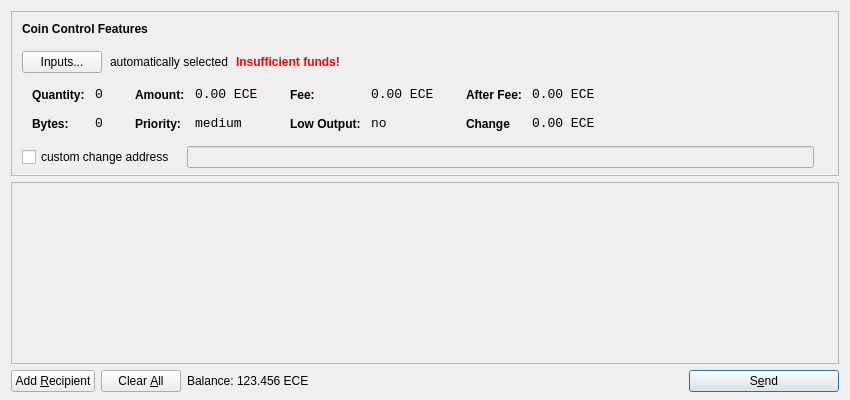
<?xml version="1.0" encoding="UTF-8"?>
<ui version="4.0">
 <class>SendCoinsDialog</class>
 <widget class="QDialog" name="SendCoinsDialog">
  <property name="geometry">
   <rect>
    <x>0</x>
    <y>0</y>
    <width>850</width>
    <height>400</height>
   </rect>
  </property>
  <property name="windowTitle">
   <string>Send Coins</string>
  </property>
  <layout class="QVBoxLayout" name="verticalLayout" stretch="0,1,0">
   <property name="bottomMargin">
    <number>8</number>
   </property>
   <item>
    <widget class="QFrame" name="frameCoinControl">
     <property name="sizePolicy">
      <sizepolicy hsizetype="Expanding" vsizetype="Expanding">
       <horstretch>0</horstretch>
       <verstretch>0</verstretch>
      </sizepolicy>
     </property>
     <property name="maximumSize">
      <size>
       <width>16777215</width>
       <height>16777215</height>
      </size>
     </property>
     <property name="frameShape">
      <enum>QFrame::StyledPanel</enum>
     </property>
     <property name="frameShadow">
      <enum>QFrame::Sunken</enum>
     </property>
     <layout class="QVBoxLayout" name="verticalLayoutCoinControl2">
      <property name="spacing">
       <number>-1</number>
      </property>
      <property name="leftMargin">
       <number>0</number>
      </property>
      <property name="topMargin">
       <number>0</number>
      </property>
      <property name="rightMargin">
       <number>0</number>
      </property>
      <property name="bottomMargin">
       <number>6</number>
      </property>
      <item>
       <layout class="QVBoxLayout" name="verticalLayoutCoinControl" stretch="0,0,0,0,1">
        <property name="spacing">
         <number>0</number>
        </property>
        <property name="leftMargin">
         <number>10</number>
        </property>
        <property name="topMargin">
         <number>10</number>
        </property>
        <item>
         <layout class="QHBoxLayout" name="horizontalLayoutCoinControl1">
          <property name="bottomMargin">
           <number>15</number>
          </property>
          <item>
           <widget class="QLabel" name="labelCoinControlFeatures">
            <property name="sizePolicy">
             <sizepolicy hsizetype="Preferred" vsizetype="Maximum">
              <horstretch>0</horstretch>
              <verstretch>0</verstretch>
             </sizepolicy>
            </property>
            <property name="font">
             <font>
              <weight>75</weight>
              <bold>true</bold>
             </font>
            </property>
            <property name="styleSheet">
             <string notr="true">font-weight:bold;</string>
            </property>
            <property name="text">
             <string>Coin Control Features</string>
            </property>
           </widget>
          </item>
         </layout>
        </item>
        <item>
         <layout class="QHBoxLayout" name="horizontalLayoutCoinControl2" stretch="0,0,0,0">
          <property name="spacing">
           <number>8</number>
          </property>
          <property name="bottomMargin">
           <number>10</number>
          </property>
          <item>
           <widget class="QPushButton" name="pushButtonCoinControl">
            <property name="styleSheet">
             <string notr="true"/>
            </property>
            <property name="text">
             <string>Inputs...</string>
            </property>
           </widget>
          </item>
          <item>
           <widget class="QLabel" name="labelCoinControlAutomaticallySelected">
            <property name="text">
             <string>automatically selected</string>
            </property>
            <property name="margin">
             <number>5</number>
            </property>
           </widget>
          </item>
          <item>
           <widget class="QLabel" name="labelCoinControlInsuffFunds">
            <property name="font">
             <font>
              <weight>75</weight>
              <bold>true</bold>
             </font>
            </property>
            <property name="styleSheet">
             <string notr="true">color:red;font-weight:bold;</string>
            </property>
            <property name="text">
             <string>Insufficient funds!</string>
            </property>
            <property name="margin">
             <number>5</number>
            </property>
           </widget>
          </item>
          <item>
           <spacer name="horizontalSpacerCoinControl">
            <property name="orientation">
             <enum>Qt::Horizontal</enum>
            </property>
            <property name="sizeHint" stdset="0">
             <size>
              <width>40</width>
              <height>1</height>
             </size>
            </property>
           </spacer>
          </item>
         </layout>
        </item>
        <item>
         <widget class="QWidget" name="widgetCoinControl" native="true">
          <property name="sizePolicy">
           <sizepolicy hsizetype="Preferred" vsizetype="Preferred">
            <horstretch>0</horstretch>
            <verstretch>0</verstretch>
           </sizepolicy>
          </property>
          <property name="minimumSize">
           <size>
            <width>0</width>
            <height>0</height>
           </size>
          </property>
          <property name="styleSheet">
           <string notr="true"/>
          </property>
          <layout class="QHBoxLayout" name="horizontalLayoutCoinControl5">
           <property name="margin">
            <number>0</number>
           </property>
           <item>
            <layout class="QHBoxLayout" name="horizontalLayoutCoinControl3" stretch="0,0,0,1">
             <property name="spacing">
              <number>20</number>
             </property>
             <property name="topMargin">
              <number>0</number>
             </property>
             <property name="bottomMargin">
              <number>10</number>
             </property>
             <item>
              <layout class="QFormLayout" name="formLayoutCoinControl1">
               <property name="horizontalSpacing">
                <number>10</number>
               </property>
               <property name="verticalSpacing">
                <number>14</number>
               </property>
               <property name="leftMargin">
                <number>10</number>
               </property>
               <property name="topMargin">
                <number>4</number>
               </property>
               <property name="rightMargin">
                <number>6</number>
               </property>
               <item row="0" column="0">
                <widget class="QLabel" name="labelCoinControlQuantityText">
                 <property name="styleSheet">
                  <string notr="true">font-weight:bold;</string>
                 </property>
                 <property name="text">
                  <string>Quantity:</string>
                 </property>
                 <property name="margin">
                  <number>0</number>
                 </property>
                </widget>
               </item>
               <item row="0" column="1">
                <widget class="QLabel" name="labelCoinControlQuantity">
                 <property name="font">
                  <font>
                   <family>Monospace</family>
                   <pointsize>10</pointsize>
                  </font>
                 </property>
                 <property name="cursor">
                  <cursorShape>IBeamCursor</cursorShape>
                 </property>
                 <property name="contextMenuPolicy">
                  <enum>Qt::ActionsContextMenu</enum>
                 </property>
                 <property name="text">
                  <string>0</string>
                 </property>
                 <property name="margin">
                  <number>0</number>
                 </property>
                 <property name="textInteractionFlags">
                  <set>Qt::LinksAccessibleByMouse|Qt::TextSelectableByKeyboard|Qt::TextSelectableByMouse</set>
                 </property>
                </widget>
               </item>
               <item row="1" column="0">
                <widget class="QLabel" name="labelCoinControlBytesText">
                 <property name="styleSheet">
                  <string notr="true">font-weight:bold;</string>
                 </property>
                 <property name="text">
                  <string>Bytes:</string>
                 </property>
                </widget>
               </item>
               <item row="1" column="1">
                <widget class="QLabel" name="labelCoinControlBytes">
                 <property name="font">
                  <font>
                   <family>Monospace</family>
                   <pointsize>10</pointsize>
                  </font>
                 </property>
                 <property name="cursor">
                  <cursorShape>IBeamCursor</cursorShape>
                 </property>
                 <property name="contextMenuPolicy">
                  <enum>Qt::ActionsContextMenu</enum>
                 </property>
                 <property name="text">
                  <string>0</string>
                 </property>
                 <property name="textInteractionFlags">
                  <set>Qt::LinksAccessibleByMouse|Qt::TextSelectableByKeyboard|Qt::TextSelectableByMouse</set>
                 </property>
                </widget>
               </item>
              </layout>
             </item>
             <item>
              <layout class="QFormLayout" name="formLayoutCoinControl2">
               <property name="horizontalSpacing">
                <number>10</number>
               </property>
               <property name="verticalSpacing">
                <number>14</number>
               </property>
               <property name="leftMargin">
                <number>6</number>
               </property>
               <property name="topMargin">
                <number>4</number>
               </property>
               <property name="rightMargin">
                <number>6</number>
               </property>
               <item row="0" column="0">
                <widget class="QLabel" name="labelCoinControlAmountText">
                 <property name="styleSheet">
                  <string notr="true">font-weight:bold;</string>
                 </property>
                 <property name="text">
                  <string>Amount:</string>
                 </property>
                 <property name="margin">
                  <number>0</number>
                 </property>
                </widget>
               </item>
               <item row="0" column="1">
                <widget class="QLabel" name="labelCoinControlAmount">
                 <property name="font">
                  <font>
                   <family>Monospace</family>
                   <pointsize>10</pointsize>
                  </font>
                 </property>
                 <property name="cursor">
                  <cursorShape>IBeamCursor</cursorShape>
                 </property>
                 <property name="contextMenuPolicy">
                  <enum>Qt::ActionsContextMenu</enum>
                 </property>
                 <property name="text">
                  <string>0.00 ECE</string>
                 </property>
                 <property name="textInteractionFlags">
                  <set>Qt::LinksAccessibleByMouse|Qt::TextSelectableByKeyboard|Qt::TextSelectableByMouse</set>
                 </property>
                </widget>
               </item>
               <item row="1" column="0">
                <widget class="QLabel" name="labelCoinControlPriorityText">
                 <property name="styleSheet">
                  <string notr="true">font-weight:bold;</string>
                 </property>
                 <property name="text">
                  <string>Priority:</string>
                 </property>
                </widget>
               </item>
               <item row="1" column="1">
                <widget class="QLabel" name="labelCoinControlPriority">
                 <property name="font">
                  <font>
                   <family>Monospace</family>
                   <pointsize>10</pointsize>
                  </font>
                 </property>
                 <property name="cursor">
                  <cursorShape>IBeamCursor</cursorShape>
                 </property>
                 <property name="contextMenuPolicy">
                  <enum>Qt::ActionsContextMenu</enum>
                 </property>
                 <property name="text">
                  <string>medium</string>
                 </property>
                 <property name="textInteractionFlags">
                  <set>Qt::LinksAccessibleByMouse|Qt::TextSelectableByKeyboard|Qt::TextSelectableByMouse</set>
                 </property>
                </widget>
               </item>
              </layout>
             </item>
             <item>
              <layout class="QFormLayout" name="formLayoutCoinControl3">
               <property name="horizontalSpacing">
                <number>10</number>
               </property>
               <property name="verticalSpacing">
                <number>14</number>
               </property>
               <property name="leftMargin">
                <number>6</number>
               </property>
               <property name="topMargin">
                <number>4</number>
               </property>
               <property name="rightMargin">
                <number>6</number>
               </property>
               <item row="0" column="0">
                <widget class="QLabel" name="labelCoinControlFeeText">
                 <property name="styleSheet">
                  <string notr="true">font-weight:bold;</string>
                 </property>
                 <property name="text">
                  <string>Fee:</string>
                 </property>
                 <property name="margin">
                  <number>0</number>
                 </property>
                </widget>
               </item>
               <item row="0" column="1">
                <widget class="QLabel" name="labelCoinControlFee">
                 <property name="font">
                  <font>
                   <family>Monospace</family>
                   <pointsize>10</pointsize>
                  </font>
                 </property>
                 <property name="cursor">
                  <cursorShape>IBeamCursor</cursorShape>
                 </property>
                 <property name="contextMenuPolicy">
                  <enum>Qt::ActionsContextMenu</enum>
                 </property>
                 <property name="text">
                  <string>0.00 ECE</string>
                 </property>
                 <property name="textInteractionFlags">
                  <set>Qt::LinksAccessibleByMouse|Qt::TextSelectableByKeyboard|Qt::TextSelectableByMouse</set>
                 </property>
                </widget>
               </item>
               <item row="1" column="0">
                <widget class="QLabel" name="labelCoinControlLowOutputText">
                 <property name="styleSheet">
                  <string notr="true">font-weight:bold;</string>
                 </property>
                 <property name="text">
                  <string>Low Output:</string>
                 </property>
                </widget>
               </item>
               <item row="1" column="1">
                <widget class="QLabel" name="labelCoinControlLowOutput">
                 <property name="font">
                  <font>
                   <family>Monospace</family>
                   <pointsize>10</pointsize>
                  </font>
                 </property>
                 <property name="cursor">
                  <cursorShape>IBeamCursor</cursorShape>
                 </property>
                 <property name="contextMenuPolicy">
                  <enum>Qt::ActionsContextMenu</enum>
                 </property>
                 <property name="text">
                  <string>no</string>
                 </property>
                 <property name="textInteractionFlags">
                  <set>Qt::LinksAccessibleByMouse|Qt::TextSelectableByKeyboard|Qt::TextSelectableByMouse</set>
                 </property>
                </widget>
               </item>
              </layout>
             </item>
             <item>
              <layout class="QFormLayout" name="formLayoutCoinControl4">
               <property name="horizontalSpacing">
                <number>10</number>
               </property>
               <property name="verticalSpacing">
                <number>14</number>
               </property>
               <property name="leftMargin">
                <number>6</number>
               </property>
               <property name="topMargin">
                <number>4</number>
               </property>
               <property name="rightMargin">
                <number>6</number>
               </property>
               <item row="0" column="0">
                <widget class="QLabel" name="labelCoinControlAfterFeeText">
                 <property name="styleSheet">
                  <string notr="true">font-weight:bold;</string>
                 </property>
                 <property name="text">
                  <string>After Fee:</string>
                 </property>
                 <property name="margin">
                  <number>0</number>
                 </property>
                </widget>
               </item>
               <item row="0" column="1">
                <widget class="QLabel" name="labelCoinControlAfterFee">
                 <property name="font">
                  <font>
                   <family>Monospace</family>
                   <pointsize>10</pointsize>
                  </font>
                 </property>
                 <property name="cursor">
                  <cursorShape>IBeamCursor</cursorShape>
                 </property>
                 <property name="contextMenuPolicy">
                  <enum>Qt::ActionsContextMenu</enum>
                 </property>
                 <property name="text">
                  <string>0.00 ECE</string>
                 </property>
                 <property name="textInteractionFlags">
                  <set>Qt::LinksAccessibleByMouse|Qt::TextSelectableByKeyboard|Qt::TextSelectableByMouse</set>
                 </property>
                </widget>
               </item>
               <item row="1" column="0">
                <widget class="QLabel" name="labelCoinControlChangeText">
                 <property name="styleSheet">
                  <string notr="true">font-weight:bold;</string>
                 </property>
                 <property name="text">
                  <string>Change</string>
                 </property>
                </widget>
               </item>
               <item row="1" column="1">
                <widget class="QLabel" name="labelCoinControlChange">
                 <property name="font">
                  <font>
                   <family>Monospace</family>
                   <pointsize>10</pointsize>
                  </font>
                 </property>
                 <property name="cursor">
                  <cursorShape>IBeamCursor</cursorShape>
                 </property>
                 <property name="contextMenuPolicy">
                  <enum>Qt::ActionsContextMenu</enum>
                 </property>
                 <property name="text">
                  <string>0.00 ECE</string>
                 </property>
                 <property name="textInteractionFlags">
                  <set>Qt::LinksAccessibleByMouse|Qt::TextSelectableByKeyboard|Qt::TextSelectableByMouse</set>
                 </property>
                </widget>
               </item>
              </layout>
             </item>
            </layout>
           </item>
          </layout>
         </widget>
        </item>
        <item>
         <layout class="QHBoxLayout" name="horizontalLayoutCoinControl4" stretch="0,0,0">
          <property name="spacing">
           <number>12</number>
          </property>
          <property name="sizeConstraint">
           <enum>QLayout::SetDefaultConstraint</enum>
          </property>
          <property name="topMargin">
           <number>5</number>
          </property>
          <property name="rightMargin">
           <number>5</number>
          </property>
          <item>
           <widget class="QCheckBox" name="checkBoxCoinControlChange">
            <property name="text">
             <string>custom change address</string>
            </property>
           </widget>
          </item>
          <item>
           <widget class="QLineEdit" name="lineEditCoinControlChange">
            <property name="enabled">
             <bool>false</bool>
            </property>
            <property name="sizePolicy">
             <sizepolicy hsizetype="Expanding" vsizetype="Fixed">
              <horstretch>0</horstretch>
              <verstretch>0</verstretch>
             </sizepolicy>
            </property>
           </widget>
          </item>
          <item>
           <widget class="QLabel" name="labelCoinControlChangeLabel">
            <property name="sizePolicy">
             <sizepolicy hsizetype="Preferred" vsizetype="Expanding">
              <horstretch>0</horstretch>
              <verstretch>0</verstretch>
             </sizepolicy>
            </property>
            <property name="minimumSize">
             <size>
              <width>0</width>
              <height>0</height>
             </size>
            </property>
            <property name="text">
             <string/>
            </property>
            <property name="margin">
             <number>3</number>
            </property>
           </widget>
          </item>
         </layout>
        </item>
        <item>
         <spacer name="verticalSpacerCoinControl">
          <property name="orientation">
           <enum>Qt::Vertical</enum>
          </property>
          <property name="sizeHint" stdset="0">
           <size>
            <width>800</width>
            <height>1</height>
           </size>
          </property>
         </spacer>
        </item>
       </layout>
      </item>
     </layout>
    </widget>
   </item>
   <item>
    <widget class="QScrollArea" name="scrollArea">
     <property name="widgetResizable">
      <bool>true</bool>
     </property>
     <widget class="QWidget" name="scrollAreaWidgetContents">
      <property name="geometry">
       <rect>
        <x>0</x>
        <y>0</y>
        <width>830</width>
        <height>165</height>
       </rect>
      </property>
      <layout class="QVBoxLayout" name="verticalLayout_2">
       <property name="margin">
        <number>0</number>
       </property>
       <item>
        <layout class="QVBoxLayout" name="entries">
         <property name="spacing">
          <number>6</number>
         </property>
        </layout>
       </item>
       <item>
        <spacer name="verticalSpacer">
         <property name="orientation">
          <enum>Qt::Vertical</enum>
         </property>
         <property name="sizeHint" stdset="0">
          <size>
           <width>20</width>
           <height>40</height>
          </size>
         </property>
        </spacer>
       </item>
      </layout>
     </widget>
    </widget>
   </item>
   <item>
    <layout class="QHBoxLayout" name="horizontalLayout">
     <item>
      <widget class="QPushButton" name="addButton">
       <property name="toolTip">
        <string>Send to multiple recipients at once</string>
       </property>
       <property name="text">
        <string>Add &amp;Recipient</string>
       </property>
       <property name="icon">
        <iconset resource="../bitcoin.qrc">
         <normaloff>:/icons/add</normaloff>:/icons/add</iconset>
       </property>
       <property name="autoDefault">
        <bool>false</bool>
       </property>
      </widget>
     </item>
     <item>
      <widget class="QPushButton" name="clearButton">
       <property name="sizePolicy">
        <sizepolicy hsizetype="Minimum" vsizetype="Fixed">
         <horstretch>0</horstretch>
         <verstretch>0</verstretch>
        </sizepolicy>
       </property>
       <property name="toolTip">
        <string>Remove all transaction fields</string>
       </property>
       <property name="text">
        <string>Clear &amp;All</string>
       </property>
       <property name="icon">
        <iconset resource="../bitcoin.qrc">
         <normaloff>:/icons/remove</normaloff>:/icons/remove</iconset>
       </property>
       <property name="autoRepeatDelay">
        <number>300</number>
       </property>
       <property name="autoDefault">
        <bool>false</bool>
       </property>
      </widget>
     </item>
     <item>
      <layout class="QHBoxLayout" name="horizontalLayout_2">
       <property name="spacing">
        <number>3</number>
       </property>
       <item>
        <widget class="QLabel" name="label">
         <property name="sizePolicy">
          <sizepolicy hsizetype="Preferred" vsizetype="Fixed">
           <horstretch>0</horstretch>
           <verstretch>0</verstretch>
          </sizepolicy>
         </property>
         <property name="text">
          <string>Balance:</string>
         </property>
        </widget>
       </item>
       <item>
        <widget class="QLabel" name="labelBalance">
         <property name="sizePolicy">
          <sizepolicy hsizetype="Preferred" vsizetype="Fixed">
           <horstretch>0</horstretch>
           <verstretch>0</verstretch>
          </sizepolicy>
         </property>
         <property name="cursor">
          <cursorShape>IBeamCursor</cursorShape>
         </property>
         <property name="text">
          <string>123.456 ECE</string>
         </property>
         <property name="textInteractionFlags">
          <set>Qt::LinksAccessibleByMouse|Qt::TextSelectableByKeyboard|Qt::TextSelectableByMouse</set>
         </property>
        </widget>
       </item>
      </layout>
     </item>
     <item>
      <spacer name="horizontalSpacer">
       <property name="orientation">
        <enum>Qt::Horizontal</enum>
       </property>
       <property name="sizeHint" stdset="0">
        <size>
         <width>40</width>
         <height>20</height>
        </size>
       </property>
      </spacer>
     </item>
     <item>
      <widget class="QPushButton" name="sendButton">
       <property name="minimumSize">
        <size>
         <width>150</width>
         <height>0</height>
        </size>
       </property>
       <property name="toolTip">
        <string>Confirm the send action</string>
       </property>
       <property name="text">
        <string>S&amp;end</string>
       </property>
       <property name="icon">
        <iconset resource="../bitcoin.qrc">
         <normaloff>:/icons/send</normaloff>:/icons/send</iconset>
       </property>
       <property name="default">
        <bool>true</bool>
       </property>
      </widget>
     </item>
    </layout>
   </item>
  </layout>
 </widget>
 <resources>
  <include location="../bitcoin.qrc"/>
 </resources>
 <connections/>
</ui>
